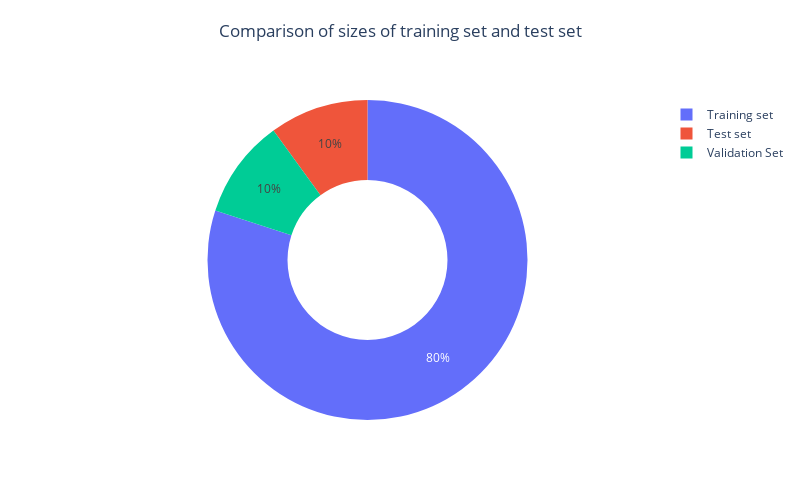

Write notebook code for a chart like this one.
### Code cell
# Train-test split (from complete data)
X_train, X_test, y_train, y_test = train_test_split(X, y, test_size = 0.2, random_state = 40)
data_train = pd.concat([X_train, y_train], axis = 1)

# Validation-test split (from test data)
X_val, X_test, y_val, y_test = train_test_split(X_test, y_test, test_size = 0.5, random_state = 40)
data_val, data_test = pd.concat([X_val, y_val], axis = 1), pd.concat([X_test, y_test], axis = 1)

# Comparison of sizes of training set and test set
values = np.array([len(data_train), len(data_val), len(data_test)])
labels = ['Training set', 'Validation Set', 'Test set']
fig = go.Figure(data = [go.Pie(values = values, labels = labels, hole = 0.5, textinfo = 'percent', title = " ")])
text_title = "Comparison of sizes of training set and test set"
fig.update_layout(height = 500, width = 800, showlegend = True, title = dict(text = text_title, x = 0.5, y = 0.95)) 
fig.show()

### Figure 1 — Plotly figure (JSON) as saved in the notebook; plotly's stock layout.template omitted (floating-point values rounded to 4 significant figures)
{"data": [{"hole": 0.5, "labels": ["Training set", "Validation Set", "Test set"], "textinfo": "percent", "title": {"text": " "}, "type": "pie", "values": [21867, 2733, 2734]}], "layout": {"height": 500, "showlegend": true, "title": {"text": "Comparison of sizes of training set and test set", "x": 0.5, "y": 0.95}, "width": 800}}
